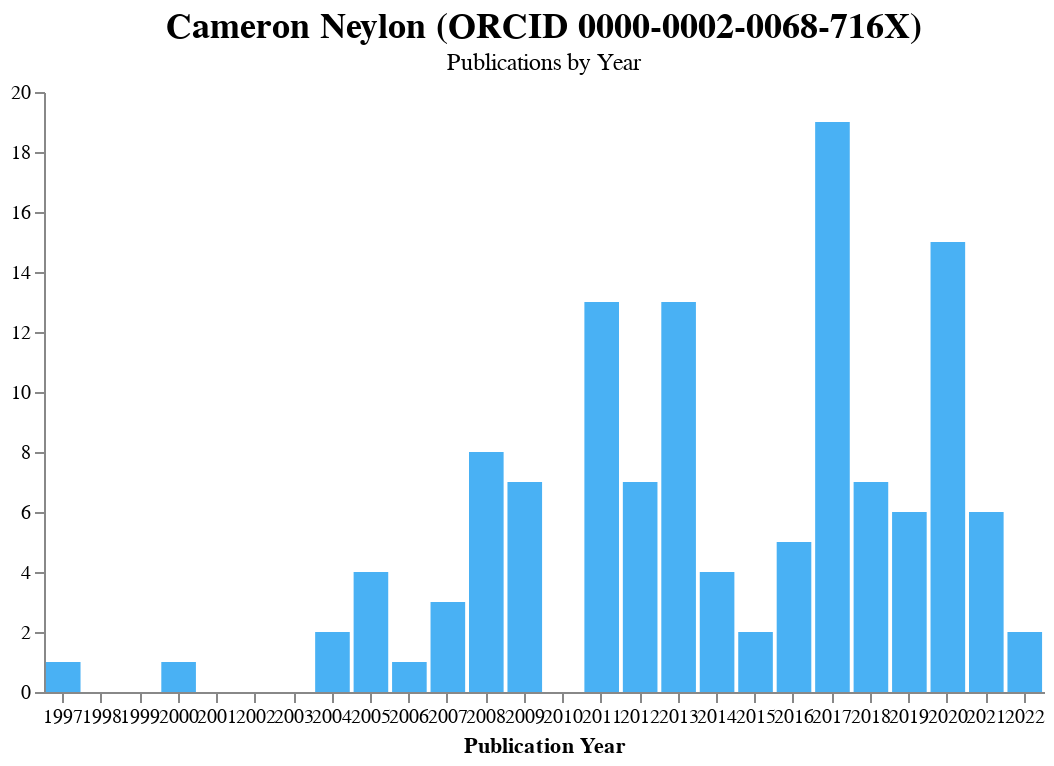

The notebook cell this image was saved under:
### Markdown cell above
### Publications by year

Also handling years without any publications. Using the ResearchGraph color for publications.

### Code cell
plot_title = alt.TitleParams(f'{researcher["full_name"]} (ORCID {ORCID})', subtitle=['Publications by Year'])
alt.Chart(df, title=plot_title).mark_bar(color='#49B1F4').properties(width=500).encode(
    x=alt.X("publication_year:O", axis=alt.Axis(title='Publication Year', labelAngle=0, labelSeparation=10)),
    y=alt.Y("count:Q", impute=alt.ImputeParams(value=0, keyvals={"start": int(min(df['publication_year'].tolist())), "stop": datetime.now().year }), axis=alt.Axis(title=None))
).transform_aggregate(
    count='count(publication_year)',
    groupby=["publication_year"]
).configure_title(
    fontSize=18
).configure_axis(
    grid=False
).configure_view(
    strokeWidth=0
)

### Figure 1 — Vega-Lite specification as saved in the notebook (floating-point values rounded to 4 significant figures)
{"config": {"view": {"continuousWidth": 400, "continuousHeight": 300, "strokeWidth": 0}, "axis": {"grid": false}, "title": {"fontSize": 18}}, "data": {"name": "data-68ec2ff13963b01be9a2ade31191577f"}, "mark": {"type": "bar", "color": "#49B1F4"}, "encoding": {"x": {"type": "ordinal", "axis": {"labelAngle": 0, "labelSeparation": 10, "title": "Publication Year"}, "field": "publication_year"}, "y": {"type": "quantitative", "axis": {"title": null}, "field": "count", "impute": {"keyvals": {"start": 1997, "stop": 2022}, "value": 0}}}, "title": {"text": "Cameron Neylon (ORCID 0000-0002-0068-716X)", "subtitle": ["Publications by Year"]}, "transform": [{"aggregate": [{"op": "count", "field": "publication_year", "as": "count"}], "groupby": ["publication_year"]}], "width": 500, "$schema": "https://vega.github.io/schema/vega-lite/v4.8.1.json", "datasets": {"data-68ec2ff13963b01be9a2ade31191577f": [{"doi": "10.54900/rhk5f9d-nj4c28m-cefpz", "publication_year": "2022", "title": "Cameron Neylon is Keeping Tabs on Open Research"}, {"doi": "10.16995/olh.4809", "publication_year": "2022", "title": "Global Diversity in Higher Education Workforces: Towards Openness"}, {"doi": "10.7717/peerj.11391", "publication_year": "2021", "title": "Mapping open knowledge institutions: an exploratory analysis of Australian universities"}, {"doi": "10.5281/zenodo.4893802", "publication_year": "2021", "title": "An Open Knowledge Base for the Netherlands: Report of a Community Workshop"}, {"doi": "10.5281/zenodo.4680985", "publication_year": "2021", "title": "A Tale of Two Societies"}, {"doi": "10.5281/zenodo.4663353", "publication_year": "2021", "title": "Reading Peer Review – What a dataset of peer review reports can teach us about changing research culture"}, {"doi": "10.1629/uksg.558", "publication_year": "2021", "title": "More readers in more places: the benefits of open access for scholarly books"}, {"doi": "10.1007/978-3-030-71305-8_36", "publication_year": "2021", "title": "Becoming Open Knowledge Institutions: Divergence, Dialogue and Diversity"}, {"doi": "10.7554/elife.57067.sa2", "publication_year": "2020", "title": "Author response: Evaluating the impact of open access policies on research institutions"}, {"doi": "10.7554/elife.57067", "publication_year": "2020", "title": "Evaluating the impact of open access policies on research institutions"}, {"doi": "10.6084/m9.figshare.13010000.v1", "publication_year": "2020", "title": "The State of Altmetrics: A tenth anniversary celebration"}, {"doi": "10.6084/m9.figshare.13010000", "publication_year": "2020", "title": "The state of altmetrics: a tenth anniversary celebration"}, {"doi": "10.5281/zenodo.5842028", "publication_year": "2020", "title": "OA eBook Usage Data Trust: Related Principle Statements and Frameworks Ideation Output"}, {"doi": "10.5281/zenodo.4040402", "publication_year": "2020", "title": "Codes and data for the analysis of open knowledge institution indicators: an Australian case study"}, {"doi": "10.5281/zenodo.3620964", "publication_year": "2020", "title": "Open Knowledge Institutions: Is there a future for the university in a networked world?"}, {"doi": "10.4000/proceedings.elpub.2020.20", "publication_year": "2020", "title": "Open access and research dissemination in Africa"}, {"doi": "10.4000/proceedings.elpub.2020.18", "publication_year": "2020", "title": "How Can We Use Social Media Data Related to OA Monographs"}, {"doi": "10.1201/9780429324383-2", "publication_year": "2020", "title": "Working with Web Data and APIs"}, {"doi": "10.1186/s41073-020-00099-8", "publication_year": "2020", "title": "MyCites: a proposal to mark and report inaccurate citations in scholarly publications"}, {"doi": "10.1162/qss_a_00052", "publication_year": "2020", "title": "A longitudinal analysis of university rankings"}, {"doi": "10.1162/qss_a_00031", "publication_year": "2020", "title": "Comparison of bibliographic data sources: Implications for the robustness of university rankings"}, {"doi": "10.1101/2020.03.19.998542", "publication_year": "2020", "title": "Evaluating institutional open access performance: Sensitivity analysis"}, {"doi": "10.1101/2020.03.19.998336", "publication_year": "2020", "title": "Evaluating institutional open access performance: Methodology, challenges and assessment"}, {"doi": "10.6084/m9.figshare.8845247.v1", "publication_year": "2019", "title": "Open Access inTentionality Score (OATS)"}, {"doi": "10.6084/m9.figshare.8312831.v1", "publication_year": "2019", "title": "Number of crossref metadata article DOIs by funder - 2018"}, {"doi": "10.5281/zenodo.2554893", "publication_year": "2019", "title": "When is the Library Open? - Do Open Knowledge Commitments Match Open Access Aspirations?"}, {"doi": "10.5281/zenodo.2551449", "publication_year": "2019", "title": "Helping learned societies explore Plan S-compliant business models - A proposal"}, {"doi": "10.1101/750075", "publication_year": "2019", "title": "Comparison of bibliographic data sources: Implications for the robustness of university rankings"}, {"doi": "10.1002/leap.1228", "publication_year": "2019", "title": "Do we need to move from communication technology to user community? A new economic model of the journal as a club"}, {"doi": "10.5281/zenodo.3524663", "publication_year": "2018", "title": "Supporting Research Communications: a guide"}, {"doi": "10.5281/zenodo.1465401", "publication_year": "2018", "title": "Scholarly Communications Multilingual Lexicon"}, {"doi": "10.5281/zenodo.1447222", "publication_year": "2018", "title": "Supporting Research Communications: A Guide"}, {"doi": "10.5281/zenodo.1230342", "publication_year": "2018", "title": "The Visibility Of Open Access Monographs In A European Context: Full Report"}, {"doi": "10.21428/99f89a34", "publication_year": "2018", "title": "Open Knowledge Institutions"}, {"doi": "10.1629/uksg.404", "publication_year": "2018", "title": "Social infrastructures in research communication: a personal view of the FORCE11 story"}, {"doi": "10.1002/leap.1168", "publication_year": "2018", "title": "Getting the best out of data for open access monograph presses: A case study of UCL Press"}, {"doi": "10.5334/kula.7", "publication_year": "2017", "title": "Sustaining Scholarly Infrastructures through Collective Action: The Lessons that Olson can Teach us"}, {"doi": "10.4171/news/103/9", "publication_year": "2017", "title": "Results of a Worldwide Survey of Mathematicians on Journal Reform"}, {"doi": "10.3897/rio.3.e21852", "publication_year": "2017", "title": "Case Study: Brazilian Virtual Herbarium"}, {"doi": "10.3897/rio.3.e21773", "publication_year": "2017", "title": "Building a Culture of Data Sharing: Policy Design and Implementation for Research Data Management in Development Research"}, {"doi": "10.3897/rio.3.e21705", "publication_year": "2017", "title": "Compliance Culture or Culture Change? The role of funders in improving data management and sharing practice amongst researchers"}, {"doi": "10.3897/rio.3.e21704", "publication_year": "2017", "title": "Case Study: Indigenous Knowledge and Data Sharing"}, {"doi": "10.3897/rio.3.e21703", "publication_year": "2017", "title": "Case Study: Tobacco Economics Control Project"}, {"doi": "10.3897/rio.3.e21702", "publication_year": "2017", "title": "Case Study: HarassMap"}, {"doi": "10.3897/rio.3.e21700", "publication_year": "2017", "title": "Case Study: Neglected Health Issues in Niger"}, {"doi": "10.3897/rio.3.e21699", "publication_year": "2017", "title": "Case Study: Strengthening the Economic Committee of the National Assembly in Vietnam"}, {"doi": "10.3897/rio.3.e21698", "publication_year": "2017", "title": "Case Study: Derechos Digitales"}, {"doi": "10.3897/rio.3.e14672", "publication_year": "2017", "title": "Data Management Plan: IDRC Data Sharing Pilot Project"}, {"doi": "10.3233/isu-170824", "publication_year": "2017", "title": "Cloudy, increasingly FAIR; revisiting the FAIR Data guiding principles for the European Open Science Cloud"}, {"doi": "10.12688/f1000research.12037.1", "publication_year": "2017", "title": "A multi-disciplinary perspective on emergent and future innovations in peer review"}, {"doi": "10.12688/f1000research.11408.1", "publication_year": "2017", "title": "On the origin of nonequivalent states: How we can talk about preprints"}, {"doi": "10.1101/116756", "publication_year": "2017", "title": "Sustaining Scholarly Infrastructures through Collective Action: The lessons that Olson can teach us"}, {"doi": "10.1080/08109028.2017.1386949", "publication_year": "2017", "title": "A journal is a club: a new economic model for scholarly publishing"}, {"doi": "10.1057/palcomms.2017.10", "publication_year": "2017", "title": "Erratum: “Excellence R Us”: university research and the fetishisation of excellence"}, {"doi": "10.1057/palcomms.2016.105", "publication_year": "2017", "title": "“Excellence R Us”: university research and the fetishisation of excellence"}, {"doi": "10.6084/m9.figshare.4042530.v2", "publication_year": "2016", "title": "WikiCite 2016 Report"}, {"doi": "10.6084/m9.figshare.3413821.v1", "publication_year": "2016", "title": "Excellence R Us: University Research and the Fetishisation of Excellence"}, {"doi": "10.3897/rio.2.e8880", "publication_year": "2016", "title": "Exploring the opportunities and challenges of implementing open research strategies within development institutions"}, {"doi": "10.1101/092817", "publication_year": "2016", "title": "On the origin of nonequivalent states: how we can talk about preprints"}, {"doi": "10.1098/rsnr.2016.0032", "publication_year": "2016", "title": "Communities need journals"}, {"doi": "10.5281/zenodo.16271", "publication_year": "2015", "title": "Dissecting The Oa Citation Advantage: Bayesian Approaches Will Be Superior To Randomised Control Trials"}, {"doi": "10.14361/9783839432457-030", "publication_year": "2015", "title": "Vorreiter des freien Wissens: Public Library of Science"}, {"doi": "10.6084/m9.figshare.964812.v2", "publication_year": "2014", "title": "Wellcome Trust Article Processing Charges by Article 2012/13"}, {"doi": "10.6084/m9.figshare.964812.v1", "publication_year": "2014", "title": "Article Processing Charges"}, {"doi": "10.4033/iee.2014.7.7.f", "publication_year": "2014", "title": "The four pillars of scholarly publishing: The future and a foundation"}, {"doi": "10.3789/isqv26no2.2014.07", "publication_year": "2014", "title": "Standardized Metadata Elements to Identify Access and License Information"}, {"doi": "10.6084/m9.figshare.660301.v1", "publication_year": "2013", "title": "Journals Publishing MRC (UK) funded output"}, {"doi": "10.6084/m9.figshare.660298.v1", "publication_year": "2013", "title": "Contribution of PLOS Journals to MRC (UK) output"}, {"doi": "10.6084/m9.figshare.650799.v1", "publication_year": "2013", "title": "Growth of Open Access - Major Publishers"}, {"doi": "10.6084/m9.figshare.650794.v1", "publication_year": "2013", "title": "Scale of OA Publishing"}, {"doi": "10.6084/m9.figshare.650793.v1", "publication_year": "2013", "title": "Publication volumes for major OA publishers"}, {"doi": "10.6084/m9.figshare.644431.v1", "publication_year": "2013", "title": "Journals publishing Wellcome Trust Funded Outputs"}, {"doi": "10.6084/m9.figshare.644430.v1", "publication_year": "2013", "title": "PLOS Contributions to Wellcome Trust Funded Output"}, {"doi": "10.17863/cam.44022", "publication_year": "2013", "title": "The lipidome and proteome of oil bodies from Helianthus annuus (common sunflower)."}, {"doi": "10.1371/journal.pone.0067460", "publication_year": "2013", "title": "LabTrove: A Lightweight, Web Based, Laboratory “Blog” as a Route towards a Marked Up Record of Work in a Bioscience Research Laboratory"}, {"doi": "10.1371/journal.pbio.1001691", "publication_year": "2013", "title": "Architecting the Future of Research Communication: Building the Models and Analytics for an Open Access Future"}, {"doi": "10.1371/journal.pbio.1001677", "publication_year": "2013", "title": "Expert Failure: Re-evaluating Research Assessment"}, {"doi": "10.1021/jf401336a", "publication_year": "2013", "title": "Selected Wheat Seed Defense Proteins Exhibit Competitive Binding to Model Microbial Lipid Interfaces"}, {"doi": "10.1007/s12154-012-0090-1", "publication_year": "2013", "title": "The lipidome and proteome of oil bodies from Helianthus annuus (common sunflower)"}, {"doi": "10.1371/journal.pbio.1001417", "publication_year": "2012", "title": "More Than Just Access: Delivering on a Network-Enabled Literature"}, {"doi": "10.1186/1751-0473-7-2", "publication_year": "2012", "title": "Changing computational research. The challenges ahead"}, {"doi": "10.1109/escience.2012.6404478", "publication_year": "2012", "title": "Collaborative information management in scientific research processes"}, {"doi": "10.1080/00438243.2012.737581", "publication_year": "2012", "title": "A vision for Open Archaeology"}, {"doi": "10.1039/c2cp42029e", "publication_year": "2012", "title": "The role of protein hydrophobicity in thionin–phospholipid interactions: a comparison of α1 and α2-purothionin adsorbed anionic phospholipid monolayers"}, {"doi": "10.1038/492348a", "publication_year": "2012", "title": "Open access must enable open use"}, {"doi": "10.1007/978-1-62703-275-9_7", "publication_year": "2012", "title": "Examining Protein–Lipid Complexes Using Neutron Scattering"}, {"doi": "10.1629/2421", "publication_year": "2011", "title": "It's not filter failure, it's a discovery deficit"}, {"doi": "10.1186/1758-2946-3-35", "publication_year": "2011", "title": "Three stories about the conduct of science: Past, future, and present"}, {"doi": "10.1186/1756-0500-4-138", "publication_year": "2011", "title": "Applying neutral drift to the directed molecular evolution of a β-glucuronidase into a β-galactosidase: Two different evolutionary pathways lead to the same variant"}, {"doi": "10.1080/10448632.2011.569278", "publication_year": "2011", "title": "Advances in Neutron Reflectometry at ISIS"}, {"doi": "10.1039/c1sm05603d", "publication_year": "2011", "title": "Thermal motion in the multi-subunit protein, apoferritin, as probed by high energy resolution neutron spectroscopy"}, {"doi": "10.1039/c1ob90070f", "publication_year": "2011", "title": "Additions and corrections published in 2011"}, {"doi": "10.1039/c1cp21799b", "publication_year": "2011", "title": "Lipid binding interactions of antimicrobial plant seed defence proteins: puroindoline-a and β-purothionin"}, {"doi": "10.1039/c0ob00535e", "publication_year": "2011", "title": "Introducing structural flexibility into porphyrin–DNA zipper arrays"}, {"doi": "10.1039/c0cp02247k", "publication_year": "2011", "title": "Puroindoline-a, a lipid binding protein from common wheat, spontaneously forms prolate protein micelles in solution"}, {"doi": "10.1021/ac102762q", "publication_year": "2011", "title": "Kinetics and Thermodynamics of Biotinylated Oligonucleotide Probe Binding to Particle-Immobilized Avidin and Implications for Multiplexing Applications"}, {"doi": "10.1016/s0262-4079(11)62148-9", "publication_year": "2011", "title": "Time for total openness"}, {"doi": "10.1002/9781118026038.ch28", "publication_year": "2011", "title": "Current and Future Challenges for Collaborative Computational Technologies for the Life Sciences"}, {"doi": "10.1002/9781118026038.ch25", "publication_year": "2011", "title": "Collaboration Using Open Notebook Science in Academia"}, {"doi": "10.1371/journal.pbio.1000242", "publication_year": "2009", "title": "Article-Level Metrics and the Evolution of Scientific Impact"}, {"doi": "10.1186/1759-4499-1-3", "publication_year": "2009", "title": "Head in the clouds: Re-imagining the experimental laboratory record for the web-based networked world"}, {"doi": "10.1109/e-science.2009.32", "publication_year": "2009", "title": "A Protocol for Exchanging Scientific Citations"}, {"doi": "10.1038/nphys1371", "publication_year": "2009", "title": "Probing the microscopic flexibility of DNA from melting temperatures"}, {"doi": "10.1038/461881a", "publication_year": "2009", "title": "Stitching science together"}, {"doi": "10.1038/459641b", "publication_year": "2009", "title": "Funding ban could break careers at the toss of a coin"}, {"doi": "10.1016/s1369-7021(09)70234-2", "publication_year": "2009", "title": "Characterizing biomaterial complexity"}, {"doi": "10.1371/journal.pone.0002500", "publication_year": "2008", "title": "Optimal Probe Length Varies for Targets with High Sequence Variation: Implications for Probe Library Design for Resequencing Highly Variable Genes"}, {"doi": "10.1142/9789812836939_0051", "publication_year": "2008", "title": "OPEN SCIENCE: TOOLS, APPROACHES, AND IMPLICATIONS"}, {"doi": "10.1088/0953-8984/21/3/034106", "publication_year": "2008", "title": "Thermal equivalence of DNA duplexes for probe design"}, {"doi": "10.1021/jp801779x", "publication_year": "2008", "title": "Anharmonic Behavior in the Multisubunit Protein Apoferritin as Revealed by Quasi-Elastic Neutron Scattering"}, {"doi": "10.1021/ac7018574", "publication_year": "2008", "title": "Diffractive Micro Bar Codes for Encoding of Biomolecules in Multiplexed Assays"}, {"doi": "10.1016/j.chemphys.2008.04.007", "publication_year": "2008", "title": "Erratum to “New sources and instrumentation for neutrons in biology” [Chem. Phys. 345 (2008) 133–151]"}, {"doi": "10.1016/j.chemphys.2008.02.030", "publication_year": "2008", "title": "New sources and instrumentation for neutrons in biology"}, {"doi": "10.1007/s00249-008-0259-2", "publication_year": "2008", "title": "Small angle neutron and X-ray scattering in structural biology: recent examples from the literature"}, {"doi": "10.1371/journal.pone.0001164", "publication_year": "2007", "title": "Covalent Attachment of Proteins to Solid Supports and Surfaces via Sortase-Mediated Ligation"}, {"doi": "10.1038/npre.2007.1370", "publication_year": "2007", "title": "The Open Practises E-Science Network (OPEN)"}, {"doi": "10.1021/cc060079p", "publication_year": "2007", "title": "Multistep Synthesis on SU-8:  Combining Microfabrication and Solid-Phase Chemistry on a Single Material"}, {"doi": "10.1016/j.cell.2006.04.040", "publication_year": "2006", "title": "A Molecular Mousetrap Determines Polarity of Termination of DNA Replication in E. coli"}, {"doi": "10.1128/mmbr.69.3.501-526.2005", "publication_year": "2005", "title": "Replication Termination in\n            <i>Escherichia coli</i>\n            : Structure and Antihelicase Activity of the Tus-\n            <i>Ter</i>\n            Complex"}, {"doi": "10.1093/nar/gni170", "publication_year": "2005", "title": "An analysis of the feasibility of short read sequencing"}, {"doi": "10.1063/1.2054486", "publication_year": "2005", "title": "A simple setup for the study of microvolume frozen samples using Raman spectroscopy"}, {"doi": "10.1038/nphys189", "publication_year": "2005", "title": "Thermal equivalence of DNA duplexes without calculation of melting temperature"}, {"doi": "10.1093/nar/gkh315", "publication_year": "2004", "title": "Chemical and biochemical strategies for the randomization of protein encoding DNA sequences: library construction methods for directed evolution"}, {"doi": "10.1021/bc0341728", "publication_year": "2004", "title": "Optimized Conjugation of a Fluorescent Label to Proteins via Intein-Mediated Activation and Ligation"}, {"doi": "10.1021/bi001174w", "publication_year": "2000", "title": "Interaction of the <i>Escherichia coli</i> Replication Terminator Protein (Tus) with DNA:  A Model Derived from DNA-Binding Studies of Mutant Proteins by Surface Plasmon Resonance"}, {"doi": "10.1111/j.1432-1033.1997.00161.x", "publication_year": "1997", "title": "Fuel Choices by Human Platelets in Human Plasma"}]}}
